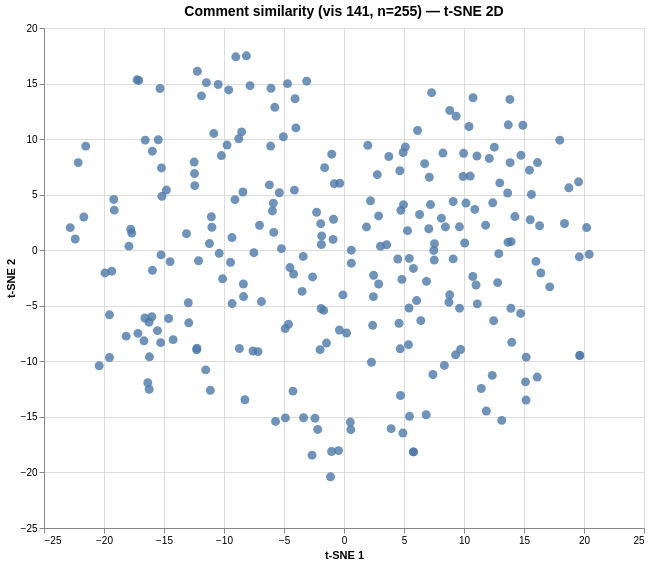

Describe this chart as a Vega-Lite specification.
### Vega specification from a JSON file in a GitHub repository (floating-point values rounded to 4 significant figures; data arrays with more than 128 entries replaced by an {"elided": "..."} marker saying what was removed)
{"$schema": "https://vega.github.io/schema/vega/v6.json", "data": [{"name": "param_1e9efca18e7a2868_store"}, {"name": "source_0", "values": {"elided": "255 records"}}, {"name": "source_0_x_domain_dim_1", "values": [{"min": -22.82, "max": 20.43}]}, {"name": "source_0_y_domain_dim_2", "values": [{"min": -20.39, "max": 17.5}]}], "signals": [{"name": "unit", "value": {}, "on": [{"events": "pointermove", "update": "isTuple(group()) ? group() : unit"}]}, {"name": "param_1e9efca18e7a2868", "update": "vlSelectionResolve(\"param_1e9efca18e7a2868_store\", \"union\")"}, {"name": "param_1e9efca18e7a2868_dim_1", "on": [{"events": [{"source": "view", "type": "dblclick"}], "update": "null"}, {"events": {"signal": "param_1e9efca18e7a2868_translate_delta"}, "update": "panLinear(param_1e9efca18e7a2868_translate_anchor.extent_x, -param_1e9efca18e7a2868_translate_delta.x / width)"}, {"events": {"signal": "param_1e9efca18e7a2868_zoom_delta"}, "update": "zoomLinear(domain(\"x\"), param_1e9efca18e7a2868_zoom_anchor.x, param_1e9efca18e7a2868_zoom_delta)"}]}, {"name": "param_1e9efca18e7a2868_dim_2", "on": [{"events": [{"source": "view", "type": "dblclick"}], "update": "null"}, {"events": {"signal": "param_1e9efca18e7a2868_translate_delta"}, "update": "panLinear(param_1e9efca18e7a2868_translate_anchor.extent_y, param_1e9efca18e7a2868_translate_delta.y / height)"}, {"events": {"signal": "param_1e9efca18e7a2868_zoom_delta"}, "update": "zoomLinear(domain(\"y\"), param_1e9efca18e7a2868_zoom_anchor.y, param_1e9efca18e7a2868_zoom_delta)"}]}, {"name": "param_1e9efca18e7a2868_tuple", "on": [{"events": [{"signal": "param_1e9efca18e7a2868_dim_1 || param_1e9efca18e7a2868_dim_2"}], "update": "param_1e9efca18e7a2868_dim_1 && param_1e9efca18e7a2868_dim_2 ? {unit: \"\", fields: param_1e9efca18e7a2868_tuple_fields, values: [param_1e9efca18e7a2868_dim_1,param_1e9efca18e7a2868_dim_2]} : null"}]}, {"name": "param_1e9efca18e7a2868_tuple_fields", "value": [{"field": "dim_1", "channel": "x", "type": "R"}, {"field": "dim_2", "channel": "y", "type": "R"}]}, {"name": "param_1e9efca18e7a2868_translate_anchor", "value": {}, "on": [{"events": [{"source": "scope", "type": "pointerdown"}], "update": "{x: x(unit), y: y(unit), extent_x: domain(\"x\"), extent_y: domain(\"y\")}"}]}, {"name": "param_1e9efca18e7a2868_translate_delta", "value": {}, "on": [{"events": [{"source": "window", "between": [{"source": "scope", "type": "pointerdown"}, {"source": "window", "type": "pointerup"}], "type": "pointermove", "consume": true}], "update": "{x: param_1e9efca18e7a2868_translate_anchor.x - x(unit), y: param_1e9efca18e7a2868_translate_anchor.y - y(unit)}"}]}, {"name": "param_1e9efca18e7a2868_zoom_anchor", "on": [{"events": [{"source": "scope", "type": "wheel", "consume": true}], "update": "{x: invert(\"x\", x(unit)), y: invert(\"y\", y(unit))}"}]}, {"name": "param_1e9efca18e7a2868_zoom_delta", "on": [{"events": [{"source": "scope", "consume": true, "type": "wheel"}], "update": "pow(1.001, event.deltaY * pow(16, event.deltaMode))", "force": true}]}, {"name": "param_1e9efca18e7a2868_modify", "on": [{"events": {"signal": "param_1e9efca18e7a2868_tuple"}, "update": "modify(\"param_1e9efca18e7a2868_store\", param_1e9efca18e7a2868_tuple, true)"}]}], "marks": [{"type": "symbol", "name": "marks", "from": {"data": "source_0"}, "encode": {"update": {"size": {"value": 80}, "shape": {"value": "circle"}, "tooltip": {"signal": "{\"Comment #\": format(datum[\"index\"], \"\"), \"Comment\": isValid(datum[\"comment\"]) ? datum[\"comment\"] : \"\"+datum[\"comment\"]}"}, "opacity": {"value": 0.8}, "x": {"field": "dim_1", "scale": "x"}, "fill": {"value": "#4c78a8"}, "y": {"field": "dim_2", "scale": "y"}}}, "style": ["circle"], "interactive": true, "clip": true}], "scales": [{"name": "x", "type": "linear", "domain": [{"signal": "(data(\"source_0_x_domain_dim_1\")[0] || {}).min"}, {"signal": "(data(\"source_0_x_domain_dim_1\")[0] || {}).max"}], "range": [0, {"signal": "width"}], "domainRaw": {"signal": "param_1e9efca18e7a2868[\"dim_1\"]"}, "nice": true, "zero": true}, {"name": "y", "type": "linear", "domain": [{"signal": "(data(\"source_0_y_domain_dim_2\")[0] || {}).min"}, {"signal": "(data(\"source_0_y_domain_dim_2\")[0] || {}).max"}], "range": [{"signal": "height"}, 0], "nice": true, "zero": true, "domainRaw": {"signal": "param_1e9efca18e7a2868[\"dim_2\"]"}}], "axes": [{"scale": "x", "grid": true, "minExtent": 0, "orient": "bottom", "ticks": false, "tickCount": {"signal": "ceil(width/40)"}, "gridScale": "y", "aria": false, "maxExtent": 0, "domain": false, "zindex": 0, "labels": false}, {"scale": "y", "domain": false, "zindex": 0, "tickCount": {"signal": "ceil(height/40)"}, "maxExtent": 0, "minExtent": 0, "grid": true, "labels": false, "ticks": false, "orient": "left", "aria": false, "gridScale": "x"}, {"scale": "x", "tickCount": {"signal": "ceil(width/40)"}, "grid": false, "labelFlush": true, "labelOverlap": true, "zindex": 0, "orient": "bottom", "title": "t-SNE 1"}, {"scale": "y", "zindex": 0, "grid": false, "labelOverlap": true, "orient": "left", "title": "t-SNE 2", "tickCount": {"signal": "ceil(height/40)"}}], "title": {"text": "Comment similarity (vis 141, n=255) — t-SNE 2D", "frame": "group", "fontSize": 14}, "background": "white", "width": 600, "height": 500, "padding": 5, "style": "cell"}
